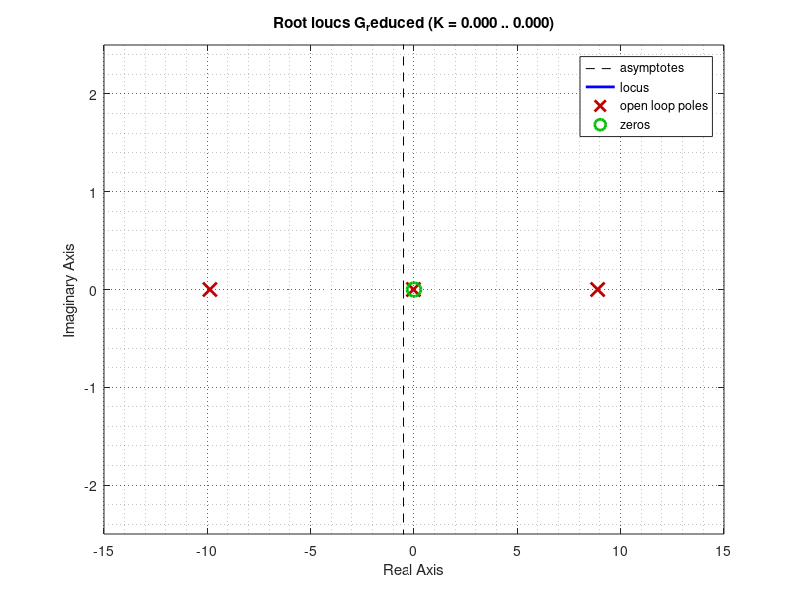

MATLAB code to generate this figure:
clear all
close all
clc

% Cubli model parameters
J_w=0.601e-3;
J_f=5.6e-3;
B_w=17.03e-6;
B_f=7.4e-3;
m_w=0.222;
m_f=0.77-m_w;%0.354;
g=9.82;
l_w=0.093;
l_f=0.08498;%0.076;

% Transfer function of the system
s=tf('s');
G=(-J_w*s^2)/((J_w*s^2+B_w*s)*((J_f+m_w*l_w^2)*s^2+B_f*s-(m_w*l_w+m_f*l_f)*g+((B_w*J_w*s^3)/(J_w*s^2+B_w*s))));
G_reduced=minreal(G);   % Equal poles and zeros cancelled each other

% Analysis in the s-domain
rlocus(G_reduced);
set(findall(gcf,'Type','line','color','b'), 'LineWidth', 1.4)
set(findall(gcf,'Type','line','color','[0 0.5 0]'), 'LineWidth', 1.4)
set(findall(gcf,'Type','line','color','r'), 'LineWidth', 1.4)

axis([-15 15 -2.5 2.5]);
set(gca,'XGrid', 'on', 'XMinorGrid', 'on', 'YGrid', 'on', 'YMinorGrid', 'on')
set(gca, 'GridLineStyle',':', 'GridColor', 'k', 'GridAlpha', .6)
